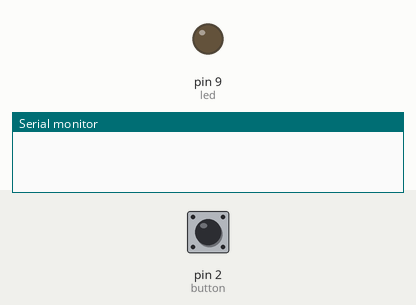
The sketch below on a simulated Arduino Uno, built with avr-gcc and run on an emulated ATmega328P. On the bench: output pins drawn as LEDs (lit = HIGH), the last lines printed to the serial monitor. The test bench sets the inputs (shaded band); at power-on: pin 2 (button) HIGH.

Above: at 6.9 s.
7.0 s: pin 2 (button) pulled LOW for 3 s
At 9.55 s:
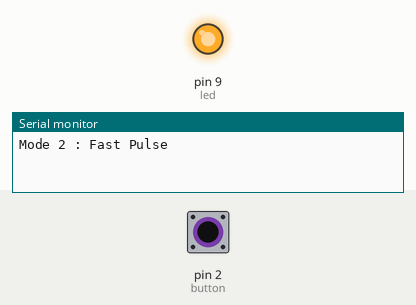
11.5 s: pin 2 (button) pulled LOW for 3 s
Timing chart, 0 to 22.0 s (numbered marks = the images above; inputs shaded):
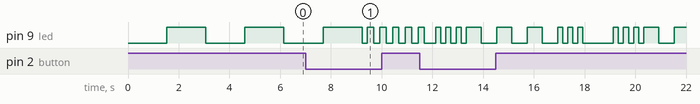

The sketch:

Fading_Night_Light.ino
```cpp
const int led = 9;
const int button = 2;

int mode = 0;
bool lastButton = HIGH;

void setup() {
  pinMode(led, OUTPUT);
  pinMode(button, INPUT_PULLUP);
  Serial.begin(9600);
}

void loop() {

  bool current = digitalRead(button);

  if (lastButton == HIGH && current == LOW) {
    mode++;
    if (mode > 2) mode = 0;

    if (mode == 0) Serial.println("Mode 1 : Slow Breathing");
    if (mode == 1) Serial.println("Mode 2 : Fast Pulse");
    if (mode == 2) Serial.println("Mode 3 : SOS");

    delay(200);
  }

  lastButton = current;

  if (mode == 0) {

    for (int i = 0; i <= 255; i++) {
      analogWrite(led, i);
      delay(6);
    }

    for (int i = 255; i >= 0; i--) {
      analogWrite(led, i);
      delay(6);
    }

  }

  else if (mode == 1) {

    analogWrite(led,255);
    delay(250);
    analogWrite(led,0);
    delay(250);

  }

  else {

    for(int i=0;i<3;i++){
      analogWrite(led,255);
      delay(200);
      analogWrite(led,0);
      delay(200);
    }

    for(int i=0;i<3;i++){
      analogWrite(led,255);
      delay(600);
      analogWrite(led,0);
      delay(600);
    }

    for(int i=0;i<3;i++){
      analogWrite(led,255);
      delay(200);
      analogWrite(led,0);
      delay(200);
    }

    delay(1000);
  }

}
```
